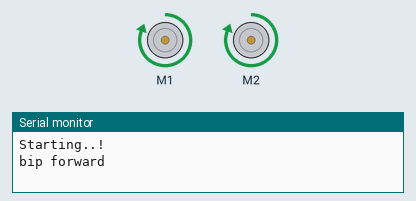
A sketch run on a simulated Arduino Uno, built with avr-gcc and run on an emulated ATmega328P. On the bench: 2 × DC motor (green arrow = forward, orange = backward, longer = faster), the last lines printed to the serial monitor.

Above: at 2.5 s.
At 7.5 s:
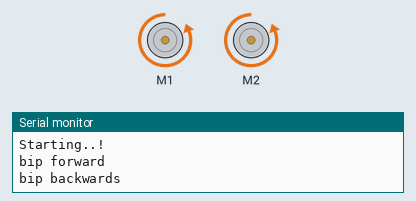
At 12.5 s:
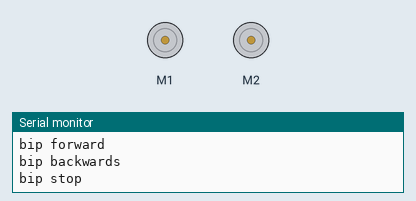
Timing chart, 0 to 19.5 s (numbered marks = the images above):
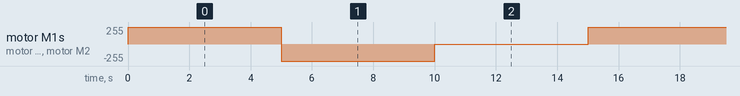

Measured:
- by itself, motor M1, motor M2: repeats every 15.0 s: backward 255/255 5.0 s, stopped 5.0 s, forward 255/255 5.0 s

The sketch:

TrackDCMotorsTest_ino.ino
```cpp
// Tank DC Motors Test

// Experimenting with tracks DC motors

// Valerij Kozlov
// valiorik@gmail.com
// 2012

#include <AFMotor.h>

AF_DCMotor LeftMotor(1, MOTOR12_8KHZ);
AF_DCMotor RightMotor(2, MOTOR12_8KHZ);

void setup() {
  Serial.begin(9600);
  Serial.println("Starting..!");

  // Speed range 0 - 255
  LeftMotor.setSpeed(255);
  RightMotor.setSpeed(255);
}

void loop() {


  // forward
  Serial.println("bip forward");
  LeftMotor.run(FORWARD);
  RightMotor.run(FORWARD);
  delay(5000);

  // backwards
  Serial.println("bip backwards");
  LeftMotor.run(BACKWARD);
  RightMotor.run(BACKWARD);
  delay(5000);

  // stop
  Serial.println("bip stop");
  LeftMotor.run(RELEASE);
  RightMotor.run(RELEASE);
  delay(5000);
}
```
